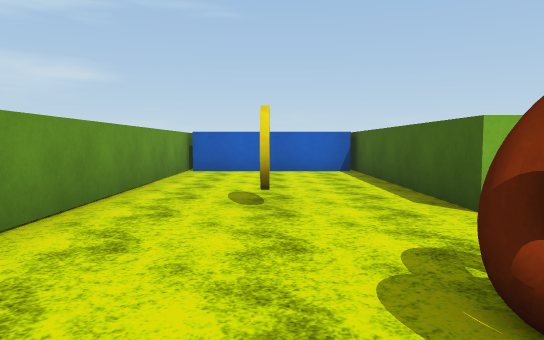
View 1 (above)

16 first-person views from a walk through a Unity game level. The camera is 0.72 m above the floor, tilts 4° down and sees 70° across. The floor is counted in squares, 1 m on a side. Each view is taken from the middle of a square. On the plan, view 1 faces up. The plan holds only what a view shows up to about 11 squares ahead; the rest is blank. The place goes on beyond the plan. The player is left out. Door leaves are left out, so doorways stand open. Surface patterns are stand-ins for the level's own textures.

View 2
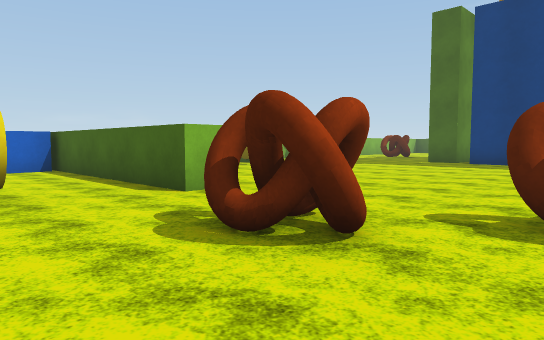

View 3
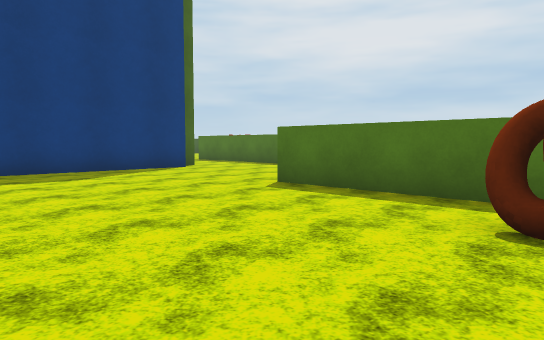

View 4
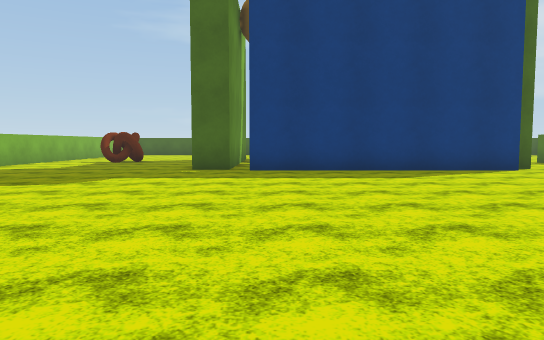

View 5
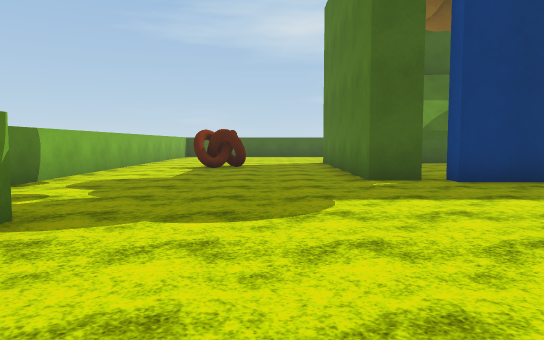

View 6
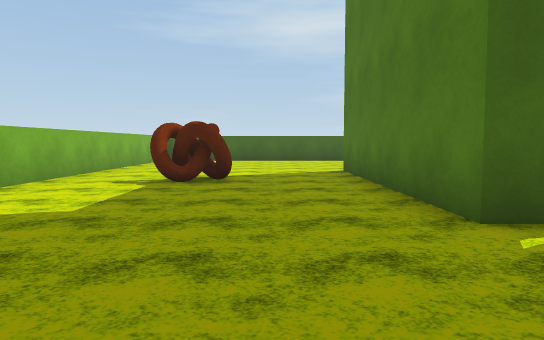

View 7
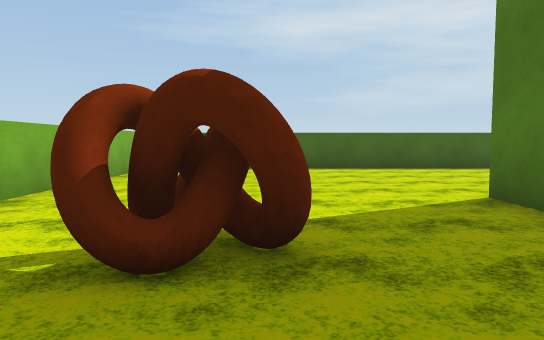

View 8
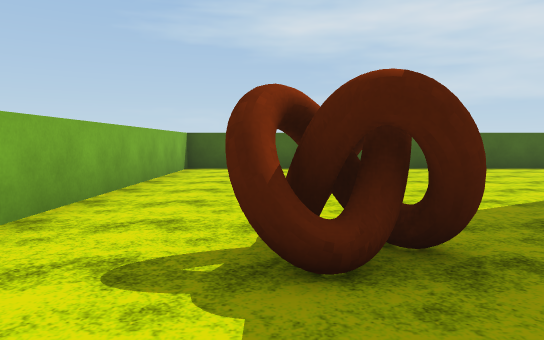

View 9
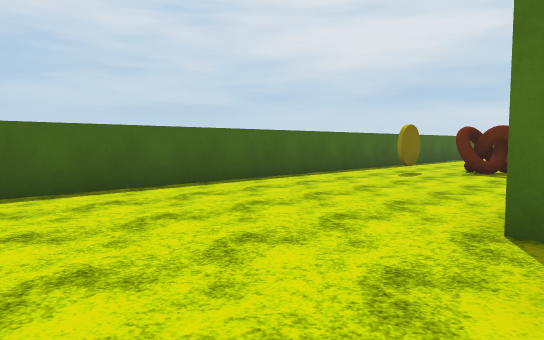

View 10
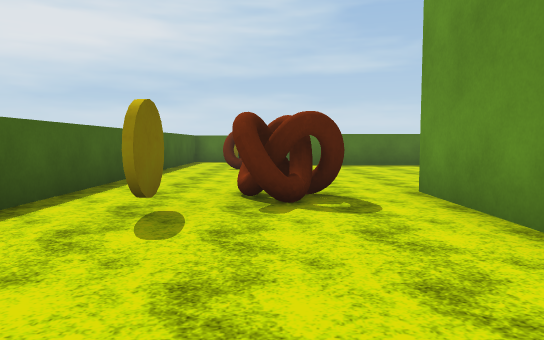

View 11
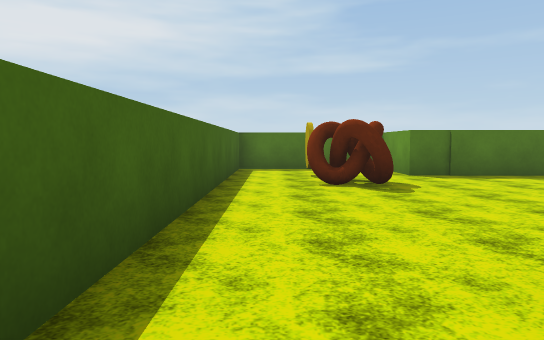

View 12
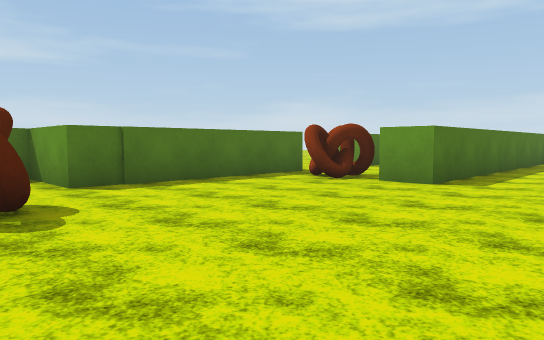

View 13
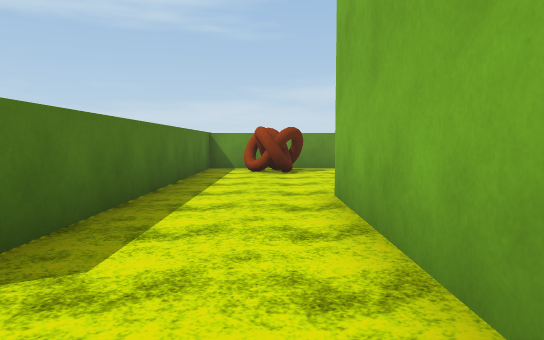

View 14
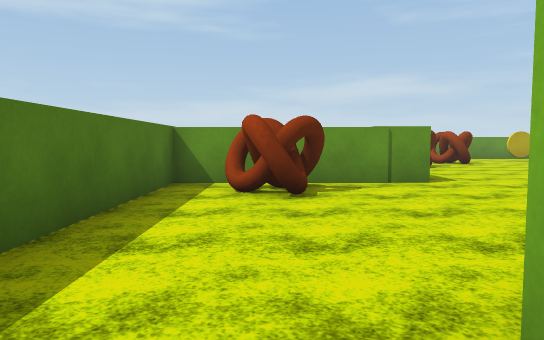

View 15
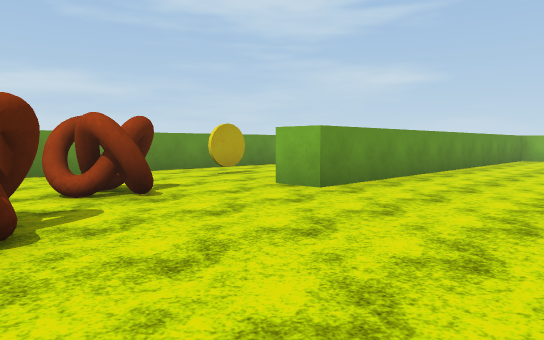

View 16
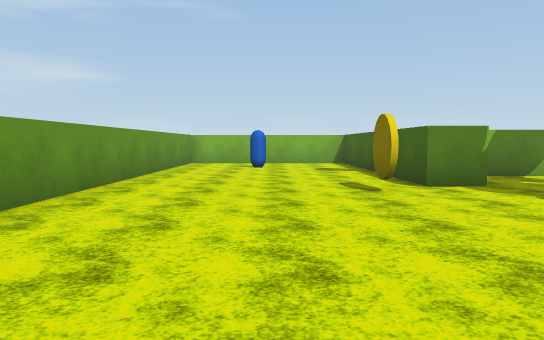

### Floor plan
Points are (right, up) in squares from view 1. A wall is a line through its corners. A room is listed if a view was taken in it or the views show most of it. See-through windows are left out.
Room 1 (views 1, 2, 3, 4, 5, 6, 7, 8, 9, 10, 11, 12, 13, 14, 15, 16)
walls: (13.4, 4.1) (13.4, 5.1) (20.1, 5.1); (13.1, -3.5) (13.1, 3.7) (13.6, 3.7); (9.6, 9.4) (8.6, 9.4) (8.6, 11.1); (17.9, -4.1) (13.7, -4.1) (13.7, -3.8); (3.9, -2.2) (8.1, -2.2) (8.1, -6.8) (17.3, -6.8) (17.3, -7.9); (20.8, -1) (20.8, -3.8); (11.9, 11.4) (10.6, 11.4); (2, 9.9) (-2, 9.9); (17.6, -10.5) (22, -10.5) (22, -12.7) (25.9, -12.7) (25.9, 11.4) (12.4, 11.4); (3.1, 12.5) (3.1, 4) (2.1, 4) (2.1, 10.6); (-2.2, 10.6) (-2.2, 1)
ways out: opening at (17, -9.5); open door at (24.5, -12)
objects: other object (0, 5); other object (1, 1) to (2, 2); other object (3, -1) to (4, 0); other object (8, 9); other object (9, -5) to (10, -4); other object (17, -9) to (18, -9); other object (17, 8) to (18, 9); other object (22, -4) to (23, -3); other object (23, -9) to (24, -8); other object (24, -11); other object (24, -2)

Positions as (right, up) in squares from view 1, and headings:
1: (0, 0), facing up
2: (-1, -1), facing up-right
3: (3, 3), facing down-right
4: (3, 3), facing right
5: (6, 7), facing right
6: (10, 7), facing right
7: (15, 8), facing right
8: (15, 9), facing right
9: (20, 7), facing down-right
10: (23, 2), facing down
11: (25, -2), facing down
12: (24, -4), facing down-left
13: (19, -5), facing left
14: (15, -5), facing left
15: (7, -1), facing up-left
16: (6, 3), facing up
